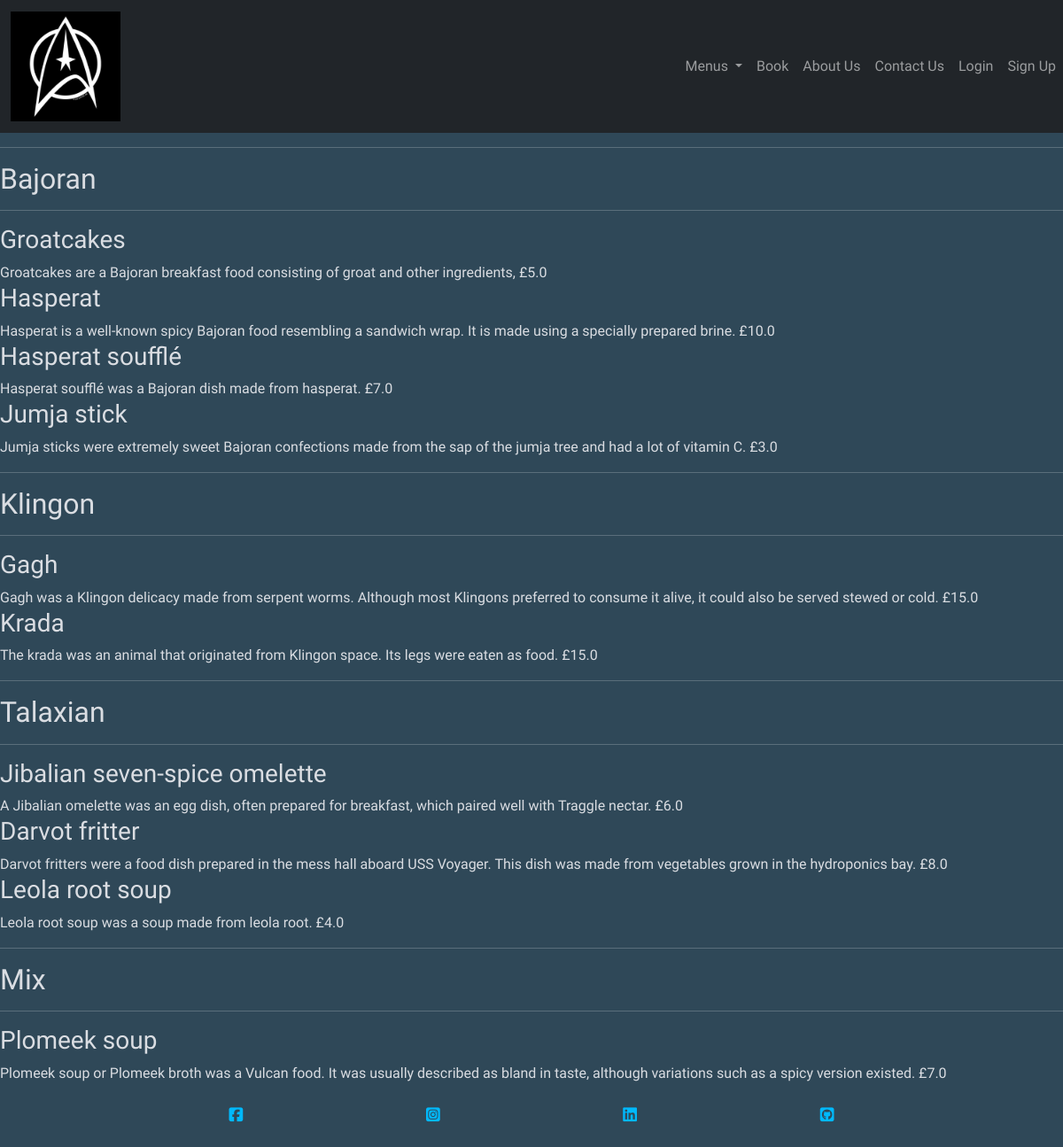
/food_menu, run on the app's committed database.
### menus/models.py (models this page shows, shortened)
class Food(models.Model):
    food_id = models.AutoField(primary_key=True)
    food_name = models.CharField(
        max_length=50,
        unique=True
        )
    description = models.CharField(
        max_length=300,
        unique=True
        )
    price = models.FloatField()
    type_of_food = models.IntegerField(
        choices=TYPE_OF_FOOD,
        default=3
        )
    available = models.BooleanField(default=False)
    class Meta:
        ordering = ['-type_of_food']

### menus/views.py (the view)
# urls.py: path('food_menu', views.food_menu, name='food_menu'),
def food_menu(request):
    food_list = Food.objects.all()
    return render(
        request, 'menus/food_menu.html', {'food_list': food_list})

### menus/templates/menus/food_menu.html
{% extends 'base.html' %}
{% load static %}
{% block content %}
<div>
    <hr>
    <h2>Bajoran</h2>
    <hr>
    {% for food in food_list %}
    {% if food.type_of_food == 0 and food.available == 1 %}
    <h3>{{ food.food_name }}</h3>
    {{ food.description | safe }} £{{ food.price }}
    {% endif %}
    {% endfor %}
</div>
<div>
    <hr>
    <h2>Klingon</h2>
    <hr>
    {% for food in food_list %}
    {% if food.type_of_food == 1 and food.available == 1 %}
    <h3>{{ food.food_name }}</h3>
    {{ food.description | safe }} £{{ food.price }}
    {% endif %}
    {% endfor %}
</div>
<div>
    <hr>
    <h2>Talaxian</h2>
    <hr>
    {% for food in food_list %}
    {% if food.type_of_food == 2 and food.available == 1 %}
    <h3>{{ food.food_name }}</h3>
    {{ food.description | safe }} £{{ food.price }}
    {% endif %}
    {% endfor %}
</div>
<div>
    <hr>
    <h2>Mix</h2>
    <hr>
    {% for food in food_list %}
    {% if food.type_of_food == 3 and food.available == 1 %}
    <h3>{{ food.food_name }}</h3>
    {{ food.description | safe }} £{{ food.price }}
    {% endif %}
    {% endfor %}
</div>
{%endblock%}

### static/css/style.css (style rules this page uses)
body { background-color: #2F4858; font-family: 'Abel', sans-serif; color: #DADDE2; }

### data on the page
Food: food_name "Groatcakes", description "Groatcakes are a Bajoran breakfast food consisting of groat and other ingredients,", price "5.0"
Food: food_name "Hasperat", description "Hasperat is a well-known spicy Bajoran food resembling a sandwich wrap. It is made using a specially prepared brine.", price "10.0"
Food: food_name "Hasperat soufflé", description "Hasperat soufflé was a Bajoran dish made from hasperat.", price "7.0"
Food: food_name "Jumja stick", description "Jumja sticks were extremely sweet Bajoran confections made from the sap of the jumja tree and had a lot of vitamin C.", price "3.0"
Food: food_name "Gagh", description "Gagh was a Klingon delicacy made from serpent worms. Although most Klingons preferred to consume it alive, it could also be served stewed or cold.", price "15.0"
Food: food_name "Krada", description "The krada was an animal that originated from Klingon space. Its legs were eaten as food.", price "15.0"
Food: food_name "Jibalian seven-spice omelette", description "A Jibalian omelette was an egg dish, often prepared for breakfast, which paired well with Traggle nectar.", price "6.0"
Food: food_name "Darvot fritter", description "Darvot fritters were a food dish prepared in the mess hall aboard USS Voyager. This dish was made from vegetables grown in the hydroponics bay.", price "8.0"
Food: food_name "Leola root soup", description "Leola root soup was a soup made from leola root.", price "4.0"
Food: food_name "Plomeek soup", description "Plomeek soup or Plomeek broth was a Vulcan food. It was usually described as bland in taste, although variations such as a spicy version existed.", price "7.0"
